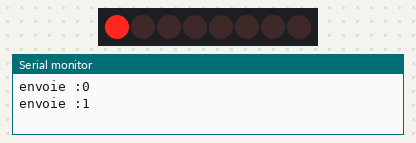
Recording of a sketch running on a simulated Arduino Uno, built with avr-gcc and run on an emulated ATmega328P. Shown: 8 shift-register outputs drawn as a row of LEDs (first output left, lit = HIGH), the last lines printed to the serial monitor. Wiring (inferred from the names in the program): shift register (74HC595): data pin 10; shift clock pin 12; latch pin 11. Wiring (inferred from the signals the program sends): row of LEDs: on Q0, Q1, Q2, Q3, Q4, Q5, Q6, Q7.

Above: at 0.6 s.
At 5.1 s:
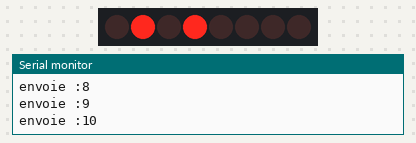
At 10.1 s:
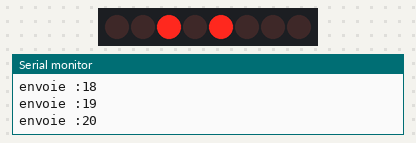
At 19.6 s:
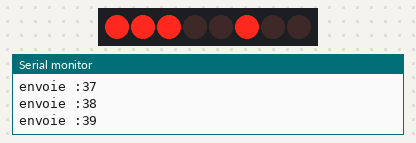
At 29.1 s:
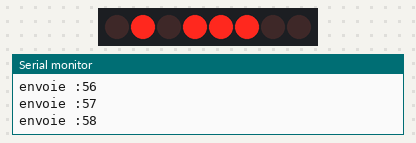
At 39.1 s:
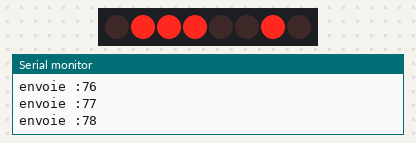
Timing chart, 0 to 40.0 s (numbered marks = the images above):
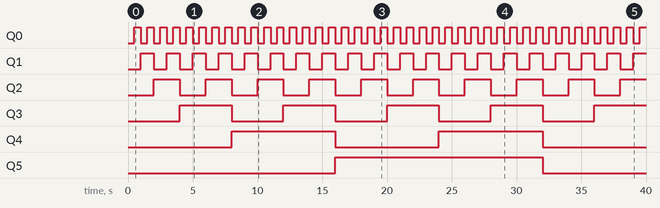

The sketch:

74hc595.ino
```cpp
#define dataPin  10
#define latchPin 11
#define clockPin 12

byte byteToSend = 0;

void setup() {
   pinMode(latchPin, OUTPUT);
   pinMode(clockPin, OUTPUT);
   pinMode(dataPin, OUTPUT);
   digitalWrite(latchPin, HIGH);
  Serial.begin(9600);
}

void loop() {
   for (int i = 0; i < 256; i++) {

      digitalWrite(latchPin, LOW);
      shiftOut(dataPin, clockPin, MSBFIRST, i);
      digitalWrite(latchPin, HIGH);
     Serial.print("envoie :");
     Serial.println(i);
      delay(500);
   }

}
```

Measured:
- by itself, Q0: alternates HIGH for 0.50 s and LOW for 0.50 s
- by itself, Q1: alternates HIGH for 1.0 s and LOW for 1.0 s
- by itself, Q2: alternates HIGH for 2.0 s and LOW for 2.0 s
- by itself, Q3: alternates HIGH for 4.0 s and LOW for 4.0 s
- by itself, Q4: alternates HIGH for 8.0 s and LOW for 8.0 s
- by itself, Q5: LOW → HIGH at 16.0 s, → LOW 16.0 s later
